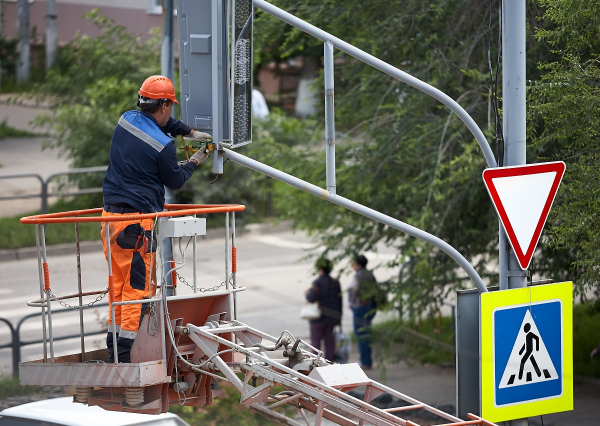
#> input picture assets/person_fixing_street_light.jpeg, 1200 x 852 px (shown at 1/2 size)
$ python 1_img_load.py
#> lines starting #> are read from the running program, lines starting #| are printed output that depends on the picture
import cv2

'''
Insert a path of the image you want to load
Various flag modes you can set:
>> -1, cv2.IMREAD_COLOR: Loads a color image. Any transparency of image will be neglected. It is the default flag.
>> 0, cv2.IMREAD_GRAYSCALE: Loads image in grayscale mode.
>> 1, cv2.IMREAD_UNCHANGED: Loads image as such including alpha channel.
'''

# Load the image
img = cv2.imread('assets/person_fixing_street_light.jpeg', -1)
#> img is the input picture: shape (852, 1200, 3); mean B, G, R 96.6, 108.9, 109

# Resize the image by pixels
# img = cv2.resize(img, (400, 400))

# Resize the image by scale
img = cv2.resize(img, (0,0), fx=0.5, fy=0.5)
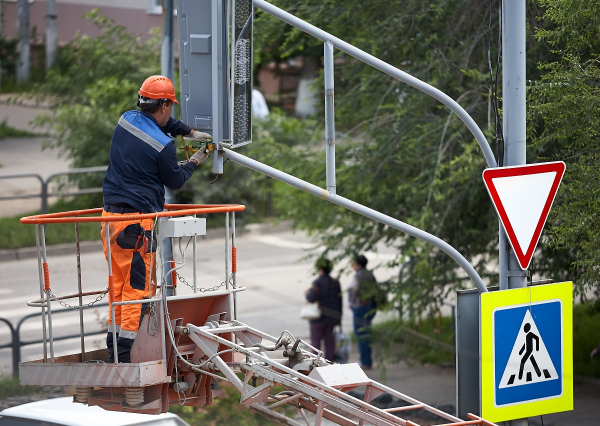
#> img: shape (426, 600, 3); mean B, G, R 96.7, 109, 109.2

# Rotate the image
img = cv2.rotate(img, cv2.ROTATE_90_CLOCKWISE)
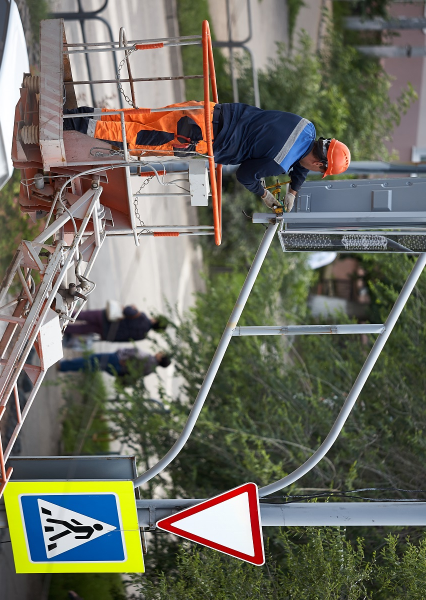
#> img: shape (600, 426, 3); mean B, G, R 96.7, 109, 109.2

# Save the image
cv2.imwrite('assets/person_fixing_street_light_new.jpeg', img)

# Display the image
cv2.imshow('myImage', img)

# Close the window
cv2.waitKey(0) # 0 means wait infinite amount of time for you to press any key on the keyboard.
# cv2.waitKey(5000) # Hence, 5000 means wait for 5 seconds. If you don't press any key within 5 seconds, it automatically will get skipped.
cv2.destroyAllWindows()

$ run again, with assets/BSE_Google_noisy.jpeg copied over assets/person_fixing_street_light.jpeg
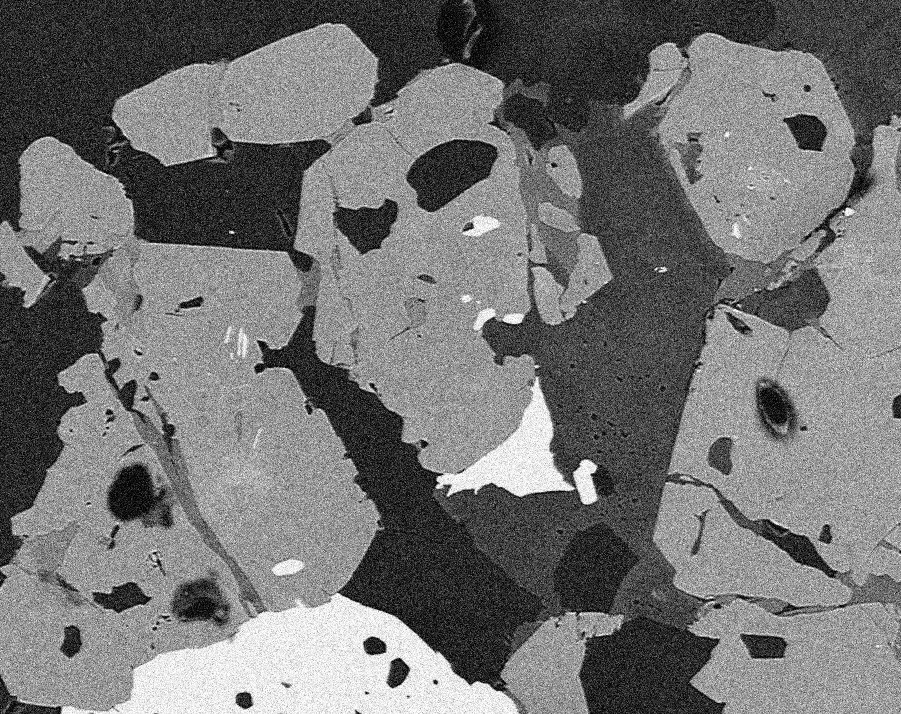
#> input picture assets/BSE_Google_noisy.jpeg, 901 x 714 px
#> img is the input picture: shape (714, 901); min 0, max 255, mean 114.9
#> `img = cv2.resize(img, (0,0), fx=0.5, fy=0.5)`:
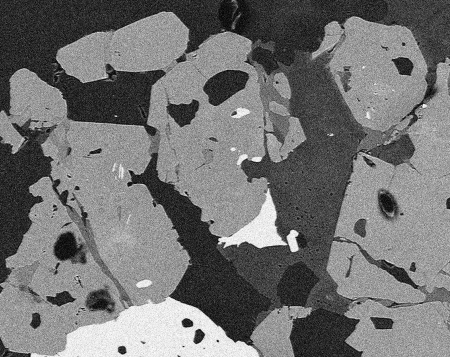
#> img: shape (357, 450); min 2, max 253, mean 115
#> `img = cv2.rotate(img, cv2.ROTATE_90_CLOCKWISE)`:
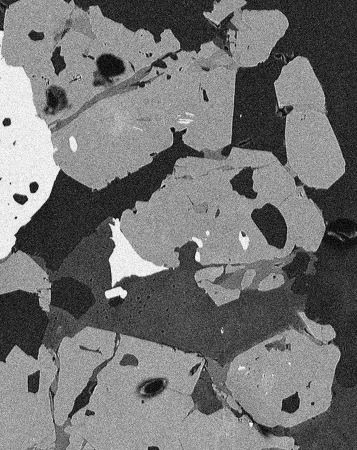
#> img: shape (450, 357); min 2, max 253, mean 115

$ run again, with assets/football_practice.jpeg copied over assets/person_fixing_street_light.jpeg
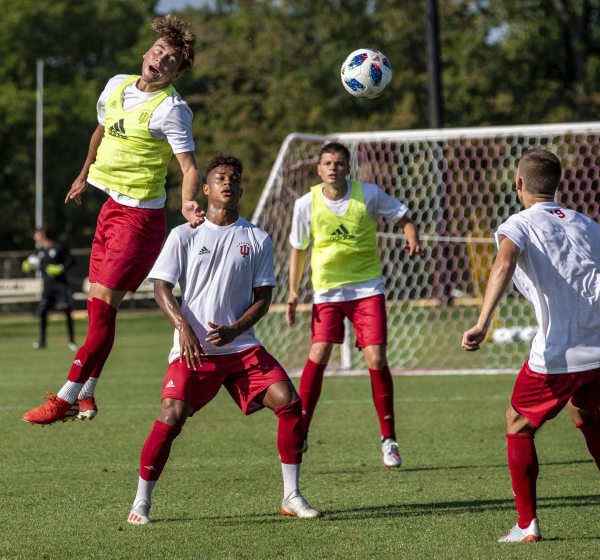
#> input picture assets/football_practice.jpeg, 1200 x 1119 px (shown at 1/2 size)
#> img is the input picture: shape (1119, 1200, 3); mean B, G, R 70.9, 96, 102.6
#> `img = cv2.resize(img, (0,0), fx=0.5, fy=0.5)`:
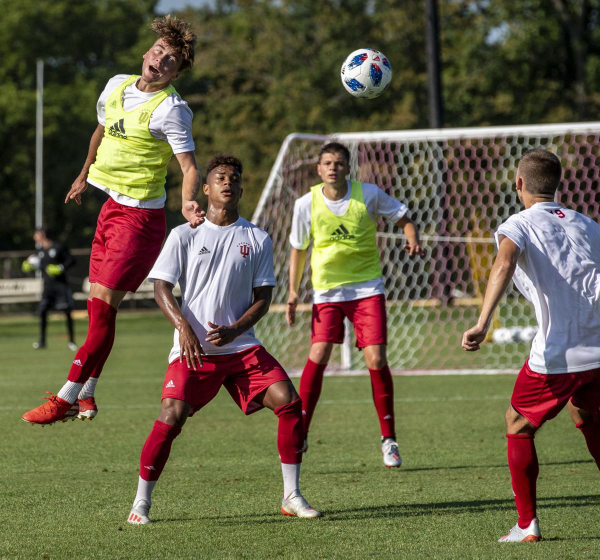
#> img: shape (560, 600, 3); mean B, G, R 71.1, 96.1, 102.7
#> `img = cv2.rotate(img, cv2.ROTATE_90_CLOCKWISE)`:
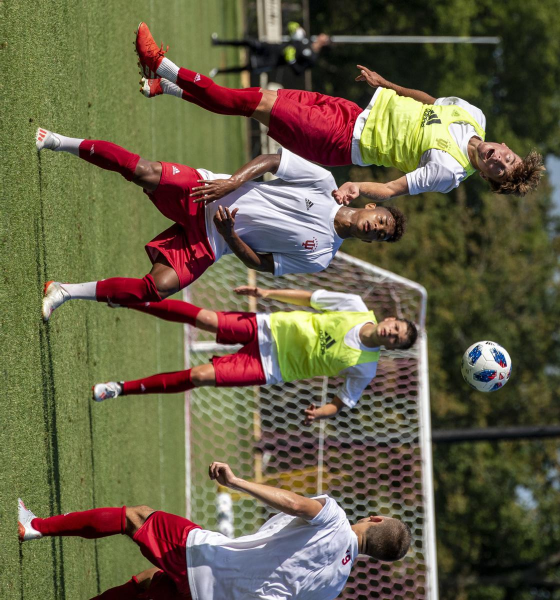
#> img: shape (600, 560, 3); mean B, G, R 71.1, 96.1, 102.7
